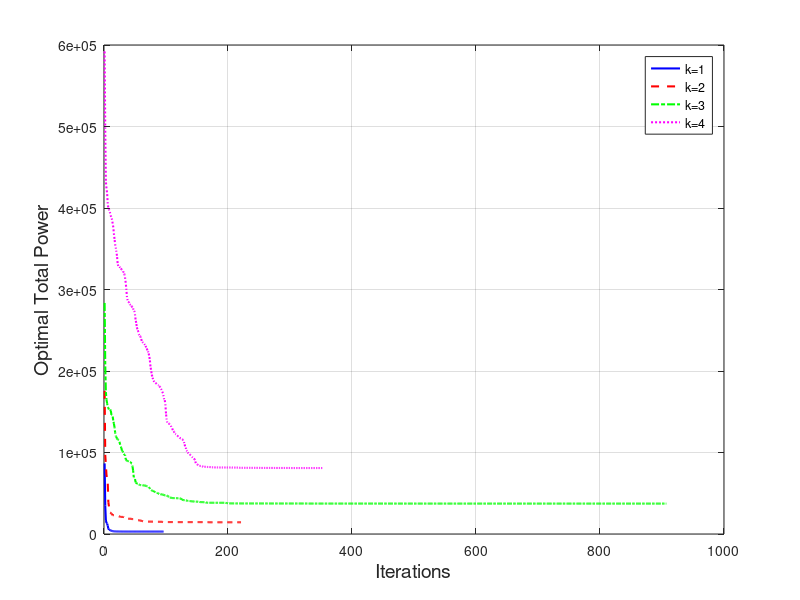

The MATLAB source for this figure:
clc; clear;

% Set graphics display parameters
set(0, 'DefaultAxesFontSize', 10);
set(0, 'DefaultTextFontSize', 12);

time = [65.852906, 154.288860, 150.386522, 60.297269];

% Load the first file and rename the record variable to record1
data1 = load('case2_PSO1_record.mat');
record1 = data1.record;  % If the original program saved as record, use data1.record here

data2 = load('case2_PSO2_record.mat');
record2 = data2.record;

data3 = load('case2_PSO3_record.mat');
record3 = data3.record;

data4 = load('case2_PSO4_record.mat');
record4 = data4.record;

% % Find the maximum length for unifying the x-axis
% max_len = max([length(record1), length(record2), length(record3), length(record4)]);
% 
% % Create figure
% figure('Position', [100, 100, 1200, 800]);
% 
% % (a) k=1 
% subplot(2, 2, 1);
% plot(record1, 'b-', 'LineWidth', 2);
% xlabel('Iterations', 'FontSize', 16);
% ylabel('Optimal Total Power', 'FontSize', 16);
% title('(a) k=1', 'FontSize', 16, 'FontWeight', 'bold');
% grid on;
% 
% % Add annotation for final value
% final_value1 = record1(end);
% text(length(record1)*0.45, max(record1)*0.8, sprintf('Final Power: %.2e', final_value1), ...
%     'FontSize', 16, 'BackgroundColor', 'white');
% text(length(record1)*0.45, max(record1)*0.65, sprintf('runtime: %.2f S', time(1)), ...
%     'FontSize', 16, 'BackgroundColor', 'white');
% 
% % (b) k=2 
% subplot(2, 2, 2);
% plot(record2, 'r-', 'LineWidth', 2);
% xlabel('Iterations', 'FontSize', 16);
% ylabel('Optimal Total Power', 'FontSize', 16);
% title('(b) k=2', 'FontSize', 16, 'FontWeight', 'bold');
% grid on;
% 
% % Add annotation for final value
% final_value2 = record2(end);
% text(length(record2)*0.5, max(record2)*0.8, sprintf('Final Power: %.2e', final_value2), ...
%     'FontSize', 16, 'BackgroundColor', 'white');
% text(length(record2)*0.5, max(record2)*0.65, sprintf('runtime: %.2f S', time(2)), ...
%     'FontSize', 16, 'BackgroundColor', 'white');
% 
% % (c) k=3 
% subplot(2, 2, 3);
% plot(record3, 'g-', 'LineWidth', 2);
% xlabel('Iterations', 'FontSize', 16);
% ylabel('Optimal Total Power', 'FontSize', 16);
% title('(c) k=3', 'FontSize', 16, 'FontWeight', 'bold');
% grid on;
% 
% % Add annotation for final value
% final_value3 = record3(end);
% text(length(record3)*0.45, max(record3)*0.8, sprintf('Final Power: %.2e', final_value3), ...
%     'FontSize', 16, 'BackgroundColor', 'white');
% text(length(record3)*0.45, max(record3)*0.65, sprintf('runtime: %.2f S', time(3)), ...
%     'FontSize', 16, 'BackgroundColor', 'white');
% 
% % (d) k=4 
% subplot(2, 2, 4);
% plot(record4, 'm-', 'LineWidth', 2);
% xlabel('Iterations', 'FontSize', 16);
% ylabel('Optimal Total Power', 'FontSize', 16);
% title('(d) k=4', 'FontSize', 16, 'FontWeight', 'bold');
% grid on;
% 
% % Add annotation for final value
% final_value4 = record4(end);
% text(length(record4)*0.45, max(record4)*0.8, sprintf('Final Power: %.2e', final_value4), ...
%     'FontSize', 16, 'BackgroundColor', 'white');
% text(length(record4)*0.45, max(record4)*0.65, sprintf('runtime: %.2f S', time(4)), ...
%     'FontSize', 16, 'BackgroundColor', 'white');
% 
% % Add overall title
% % sgtitle('Comparison of PSO Optimization Performance under Different Fusion Rules', 'FontSize', 14, 'FontWeight', 'bold');
% 
% % Adjust subplot spacing
% h = gcf;
% set(h, 'PaperPositionMode', 'auto');

figure;
plot(1:length(record1), record1, 'b-', 'LineWidth', 1.5, 'DisplayName', 'k=1');
hold on;
plot(1:length(record2), record2, 'r--', 'LineWidth', 1.5, 'DisplayName', 'k=2');
plot(1:length(record3), record3, 'g-.', 'LineWidth', 1.5, 'DisplayName', 'k=3');
plot(1:length(record4), record4, 'm:', 'LineWidth', 1.5, 'DisplayName', 'k=4');
hold off;

xlabel('Iterations', 'FontSize', 14);
ylabel('Optimal Total Power', 'FontSize', 14);
legend('show');
grid on;

% Save figure
print('case2_PSO1234.jpg', '-dpng', '-r300');
fprintf('Figure saved as case2_PSO1234.jpg\n');
